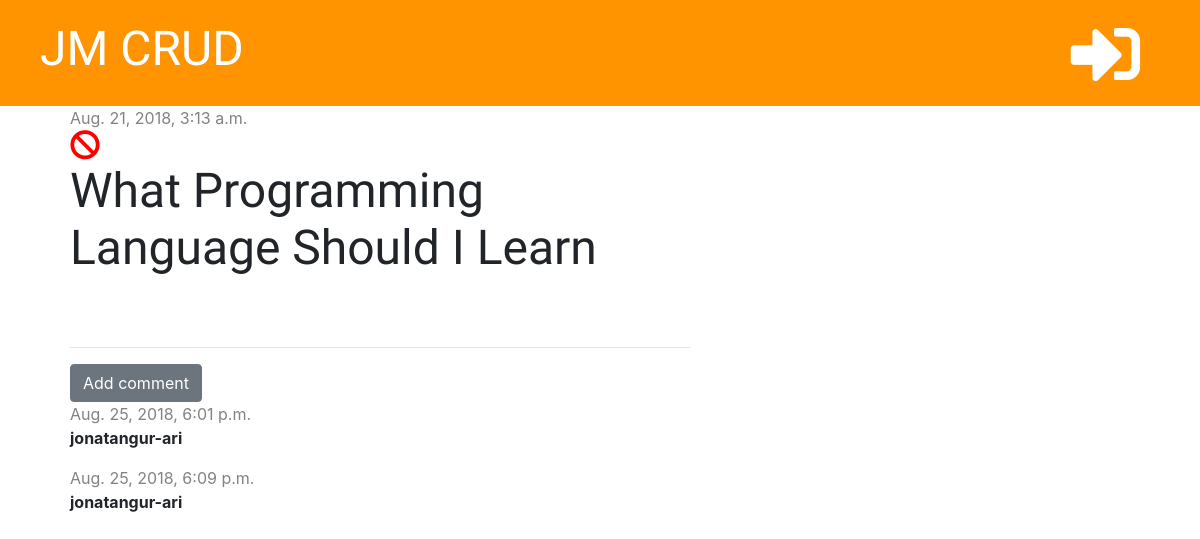
The page /post/1 on the database as committed earlier.
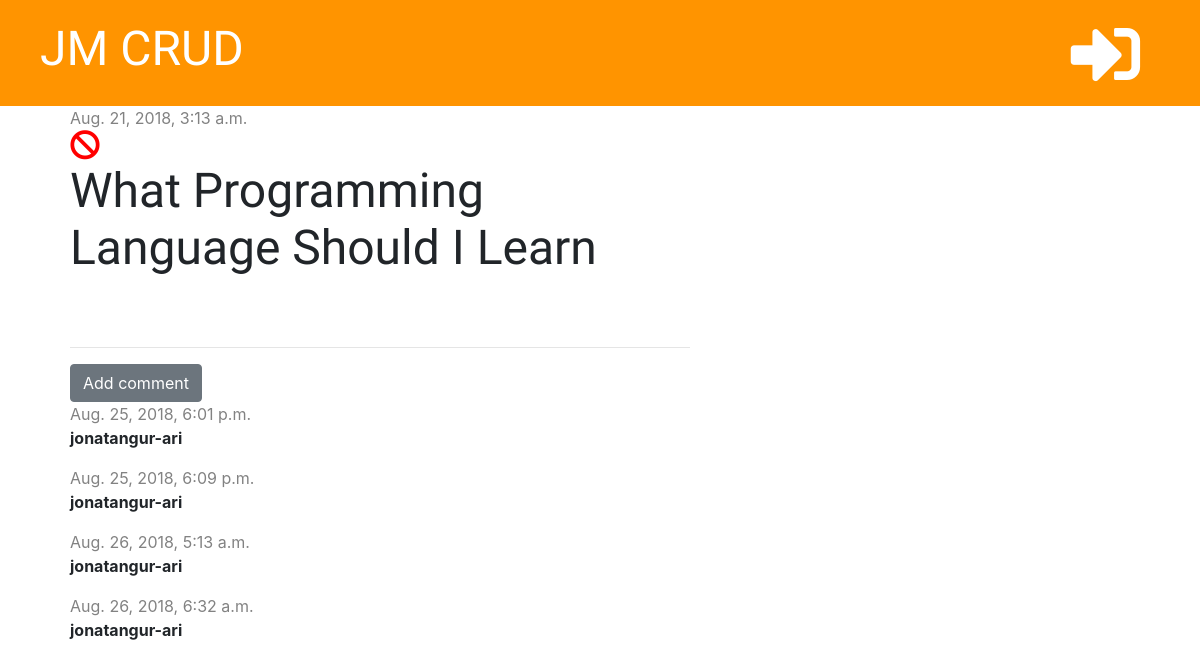
The same page on the database as committed later.
### blog/models.py (models this page shows, shortened)
class Comment(models.Model):
    post = models.ForeignKey('blog.Post', on_delete=models.CASCADE, related_name='comments')
    author = models.CharField(max_length=200)
    text = models.TextField()
    created_date = models.DateTimeField(default=timezone.now)
    approved = models.BooleanField(default=False)

### blog/views.py (the view)
# urls.py: path('post/<int:pk>', views.post_detail, name='post_detail'),
def post_detail(request, pk):
    posts = get_object_or_404(Post, pk=pk)
    stuff_for_frontend = {'posts': posts}
    return render(request, 'blog/post_detail.html', stuff_for_frontend)

### blog/templatetags/markdownify.py (called while the page is built)
@register.filter
def markdown(value):
    renderer = HighlightRenderer()
    markdown = mistune.Markdown(renderer=renderer)
    return markdown(value)

### blog/templates/blog/post_detail.html (shortened to what this page needs)
{% extends 'blog/base.html' %}
{% load markdownify %}
{% block content %}
    <div class="post">
      {% if posts.published_date %}
        <div class="date">
          {{ posts.published_date }}
        </div>
        {% else %}
        <a href="{% url 'post_publish' pk=posts.pk %}" class="btn btn-primary">Publish</a>
      {% endif %}
<a href="{% url 'post_delete' pk=posts.pk %}"
onclick="return confirm('Are you sure you want to delete this post?')">
<i class="fa fa-ban" style="font-size:30px;color:red"></i>
</a>
      <h1>{{ posts.title }}</h1>
    </div>
    <hr>
    <a href="{% url 'add_comment_to_post' pk=posts.pk %}" class="btn btn-secondary">Add comment</a>
    {% for comment in posts.comments.all %}
      {% if user.is_authenticated or comment.approved %}
        <div class="comment">
          <div class="date">
            {{ comment.created_date }}
          </div>
          <strong>{{ comment.author }}</strong>
        </div>
      {% endif %}
      {% empty %}
        <p>No comments yet...</p>
    {% endfor %}
{% endblock %}

Rows that differ between the two databases and show on the page:
added Comment: created_date "Aug. 26, 2018, 5:13 a.m.", author "jonatangur-ari"
added Comment: created_date "Aug. 26, 2018, 6:32 a.m.", author "jonatangur-ari"
